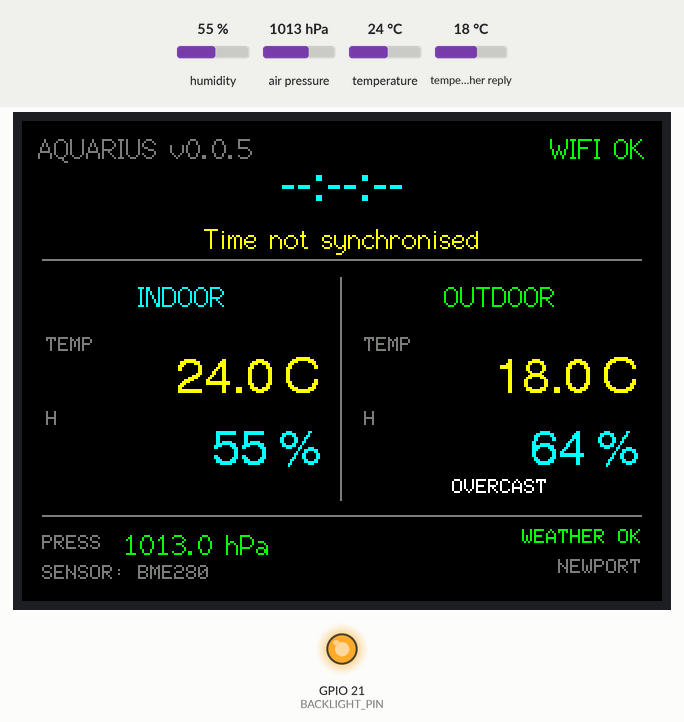
Bench run of a sketch on a simulated ESP32. Shown: 320×240 colour display, output pins drawn as LEDs (lit = HIGH). Wiring (inferred from the names in the program): BME280 sensor at I2C address 0x76. Inputs (shaded band) come from the test bench; at power-on: humidity 55 %, air pressure 1013 hPa, temperature 24 °C, temperature in the weather reply 18 °C. WiFi joins after 1.5 s; servers stay silent unless stated; the local clock reads 2024-03-15 10:24:30 at power-on unless the sketch sets it; web services answer with replies made up by the test bench; what the sketch prints to the serial monitor is not drawn.

Above: at 12.7 s.
12.8 s: humidity set to 22 %
At 14.9 s:
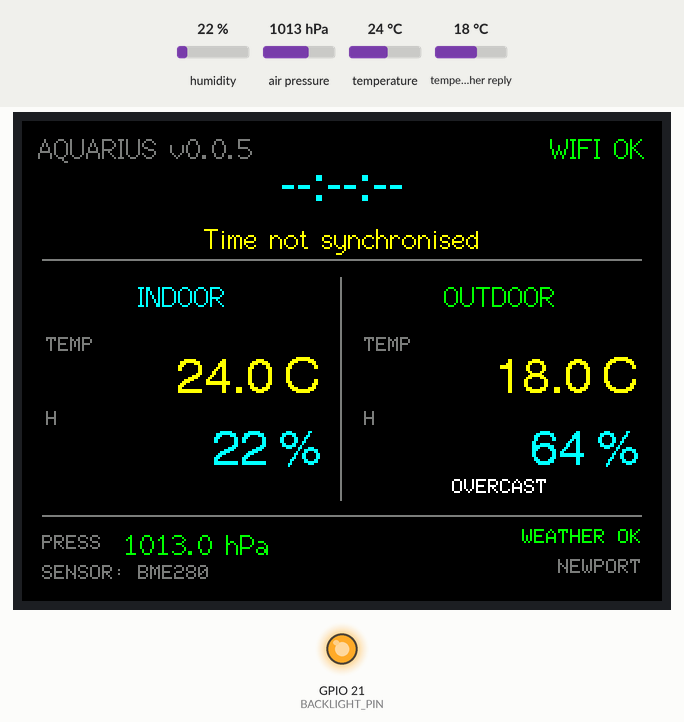
15.8 s: air pressure set to 952 hPa
At 18.0 s:
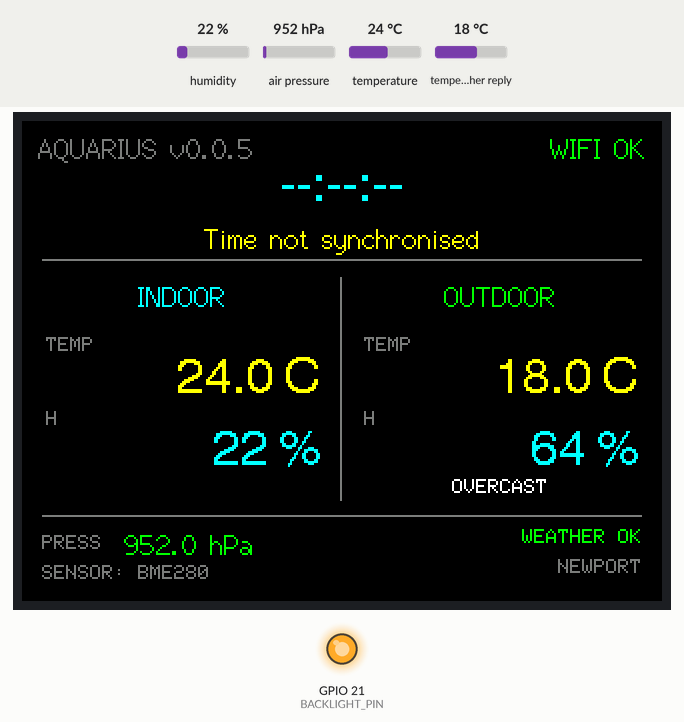
18.8 s: temperature set to 12 °C
At 19.9 s:
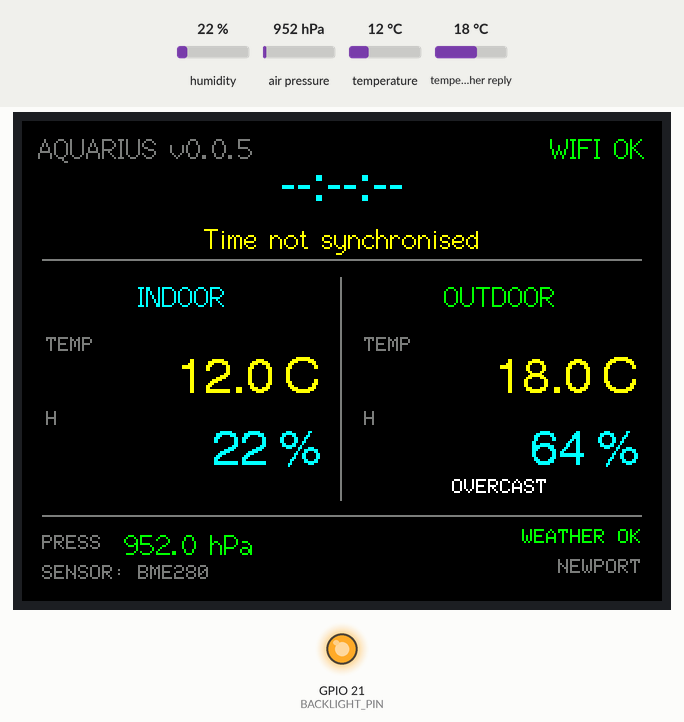
21.8 s: humidity set to 40 %
At 24.9 s:
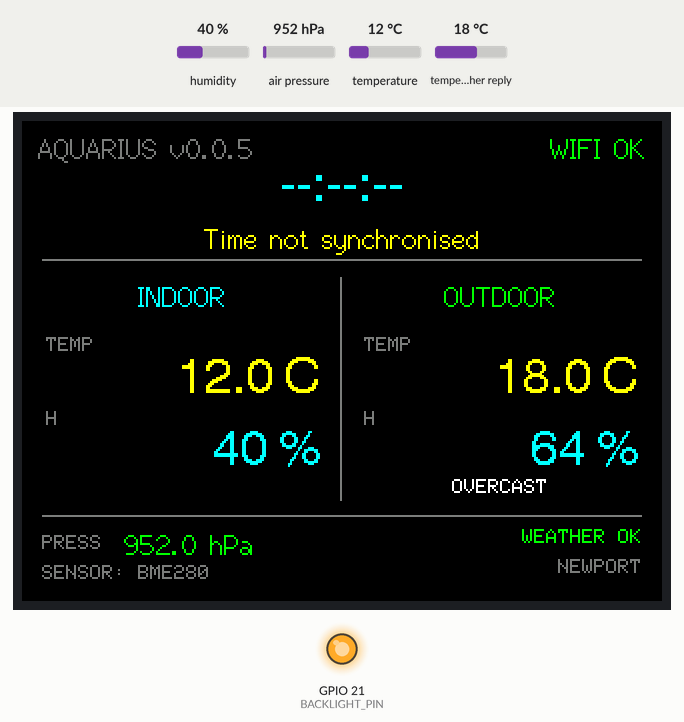
25.5 s: air pressure set to 975 hPa
Timing chart, 0 to 28.5 s (numbered marks = the images above; inputs shaded):
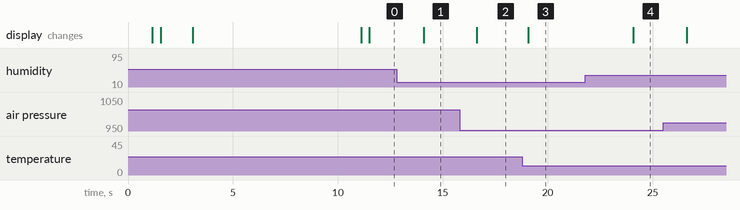

The sketch:

Aquarius_v0.0.5.ino
```cpp
/*
 * Aquarius v0.0.5 — Open-Meteo outdoor weather
 *
 * Adds:
 *   - current outdoor temperature
 *   - current outdoor humidity
 *   - WMO weather condition
 *   - indoor/outdoor dashboard
 *
 * Open-Meteo location is configured in AquariusConfig.h.
 */

#include <Arduino.h>
#include <TFT_eSPI.h>

#include "AquariusConfig.h"
#include "IndoorSensor.h"
#include "TimeService.h"
#include "WeatherService.h"

namespace {

constexpr uint8_t I2C_SDA_PIN = 22;
constexpr uint8_t I2C_SCL_PIN = 27;
constexpr uint8_t BACKLIGHT_PIN = 21;

TFT_eSPI tft;
IndoorSensor indoorSensor;
TimeService timeService;
WeatherService weatherService;

unsigned long lastSensorUpdateMs = 0;
unsigned long lastClockUpdateMs = 0;

void initialiseDisplay() {
  pinMode(BACKLIGHT_PIN, OUTPUT);
  digitalWrite(BACKLIGHT_PIN, HIGH);

  tft.init();
  tft.setRotation(1);
  tft.fillScreen(TFT_BLACK);
}

void drawBootLine(const String& text, int y, uint16_t colour) {
  tft.setTextDatum(MC_DATUM);
  tft.setTextColor(colour, TFT_BLACK);
  tft.fillRect(10, y - 10, 300, 22, TFT_BLACK);
  tft.drawString(text, 160, y, 2);
}

void drawBootScreen() {
  tft.fillScreen(TFT_BLACK);
  tft.setTextDatum(MC_DATUM);

  tft.setTextColor(TFT_CYAN, TFT_BLACK);
  tft.drawString("AQUARIUS", 160, 48, 4);

  tft.setTextColor(TFT_WHITE, TFT_BLACK);
  tft.drawString("Indoor + Outdoor Weather", 160, 83, 2);

  tft.setTextColor(TFT_DARKGREY, TFT_BLACK);
  tft.drawString("v0.0.5", 160, 108, 2);

  drawBootLine("Initialising sensors...", 148, TFT_LIGHTGREY);
}

void drawMainFrame() {
  tft.fillScreen(TFT_BLACK);

  tft.drawFastHLine(10, 69, 300, TFT_DARKGREY);
  tft.drawFastVLine(159, 78, 112, TFT_DARKGREY);
  tft.drawFastHLine(10, 197, 300, TFT_DARKGREY);

  tft.setTextDatum(MC_DATUM);

  tft.setTextColor(TFT_CYAN, TFT_BLACK);
  tft.drawString("INDOOR", 80, 88, 2);

  tft.setTextColor(TFT_GREEN, TFT_BLACK);
  tft.drawString("OUTDOOR", 239, 88, 2);

  tft.setTextDatum(TL_DATUM);
  tft.setTextColor(TFT_DARKGREY, TFT_BLACK);
  tft.drawString("TEMP", 12, 108, 1);
  tft.drawString("HUM", 12, 145, 1);

  tft.drawString("TEMP", 171, 108, 1);
  tft.drawString("HUM", 171, 145, 1);
}

void drawHeader() {
  const ClockReading& clock = timeService.reading();

  tft.fillRect(0, 0, 320, 67, TFT_BLACK);

  tft.setTextDatum(TL_DATUM);
  tft.setTextColor(TFT_DARKGREY, TFT_BLACK);
  tft.drawString("AQUARIUS v0.0.5", 8, 6, 2);

  tft.setTextDatum(TR_DATUM);
  tft.setTextColor(
      timeService.wifiConnected() ? TFT_GREEN : TFT_RED,
      TFT_BLACK);
  tft.drawString(
      timeService.wifiConnected() ? "WIFI OK" : "WIFI --",
      312,
      6,
      2);

  tft.setTextDatum(MC_DATUM);
  tft.setTextColor(TFT_CYAN, TFT_BLACK);
  tft.drawString(clock.timeText, 160, 34, 4);

  tft.setTextColor(
      clock.valid ? TFT_WHITE : TFT_YELLOW,
      TFT_BLACK);
  tft.drawString(clock.dateText, 160, 59, 2);
}

void drawIndoor() {
  const IndoorReading& r = indoorSensor.reading();

  tft.fillRect(18, 118, 133, 66, TFT_BLACK);
  tft.setTextDatum(TR_DATUM);

  tft.setTextColor(
      r.temperatureValid ? TFT_YELLOW : TFT_DARKGREY,
      TFT_BLACK);
  tft.drawString(
      r.temperatureValid
          ? String(r.temperatureC, 1) + " C"
          : "--.- C",
      149,
      117,
      4);

  tft.setTextColor(
      r.humidityValid ? TFT_CYAN : TFT_DARKGREY,
      TFT_BLACK);
  tft.drawString(
      r.humidityValid
          ? String(r.humidityPct, 0) + " %"
          : "-- %",
      149,
      153,
      4);
}

void drawOutdoor() {
  const OutdoorReading& r = weatherService.reading();

  tft.fillRect(177, 118, 133, 68, TFT_BLACK);
  tft.setTextDatum(TR_DATUM);

  tft.setTextColor(
      r.valid ? TFT_YELLOW : TFT_DARKGREY,
      TFT_BLACK);
  tft.drawString(
      r.valid
          ? String(r.temperatureC, 1) + " C"
          : "--.- C",
      308,
      117,
      4);

  tft.setTextColor(
      r.valid ? TFT_CYAN : TFT_DARKGREY,
      TFT_BLACK);
  tft.drawString(
      r.valid
          ? String(r.humidityPct, 0) + " %"
          : "-- %",
      308,
      153,
      4);

  tft.setTextDatum(MC_DATUM);
  tft.setTextColor(
      r.valid ? TFT_WHITE : TFT_DARKGREY,
      TFT_BLACK);
  tft.drawString(
      r.valid ? r.conditionText : "WAITING...",
      239,
      183,
      1);
}

void drawFooter() {
  const IndoorReading& indoor = indoorSensor.reading();
  const OutdoorReading& outdoor = weatherService.reading();

  tft.fillRect(0, 200, 320, 40, TFT_BLACK);

  // Pressure remains an indoor/barometric measurement.
  tft.setTextDatum(TL_DATUM);
  tft.setTextColor(TFT_DARKGREY, TFT_BLACK);
  tft.drawString("PRESS", 10, 207, 1);

  tft.setTextColor(
      indoor.pressureValid ? TFT_GREEN : TFT_DARKGREY,
      TFT_BLACK);
  tft.drawString(
      indoor.pressureValid
          ? String(indoor.pressureHpa, 1) + " hPa"
          : "---- hPa",
      51,
      204,
      2);

  tft.setTextDatum(TR_DATUM);
  tft.setTextColor(
      outdoor.valid && !weatherService.isStale()
          ? TFT_GREEN
          : TFT_YELLOW,
      TFT_BLACK);
  tft.drawString(weatherService.statusText(), 310, 204, 1);

  tft.setTextColor(TFT_DARKGREY, TFT_BLACK);
  tft.drawString(AQUARIUS_LOCATION_NAME, 310, 219, 1);

  tft.setTextDatum(TL_DATUM);
  tft.setTextColor(TFT_DARKGREY, TFT_BLACK);
  tft.drawString(
      String("SENSOR: ") + indoorSensor.barometricName(),
      10,
      222,
      1);
}

void printStatus() {
  const IndoorReading& indoor = indoorSensor.reading();
  const OutdoorReading& outdoor = weatherService.reading();

  Serial.println("----------------------------------------");
  Serial.printf("Wi-Fi             : %s\n",
                timeService.wifiConnected() ? "connected" : "disconnected");
  Serial.printf("Indoor sensor     : %s\n",
                indoorSensor.barometricName());

  if (indoor.temperatureValid) {
    Serial.printf("Indoor temperature: %.2f C [%s]\n",
                  indoor.temperatureC,
                  indoor.temperatureSource);
  }

  if (indoor.humidityValid) {
    Serial.printf("Indoor humidity   : %.2f %%RH [%s]\n",
                  indoor.humidityPct,
                  indoor.humiditySource);
  } else {
    Serial.println("Indoor humidity   : unavailable");
  }

  if (indoor.pressureValid) {
    Serial.printf("Indoor pressure   : %.2f hPa [%s]\n",
                  indoor.pressureHpa,
                  indoor.pressureSource);
  }

  if (outdoor.valid) {
    Serial.printf("Outdoor temp      : %.2f C\n", outdoor.temperatureC);
    Serial.printf("Outdoor humidity  : %.0f %%RH\n", outdoor.humidityPct);
    Serial.printf("Outdoor condition : %s (WMO %d)\n",
                  outdoor.conditionText,
                  outdoor.weatherCode);
    Serial.printf("Outdoor wind      : %.1f km/h\n",
                  outdoor.windSpeedKmh);
  } else {
    Serial.println("Outdoor weather   : unavailable");
  }
}

}  // namespace

void setup() {
  Serial.begin(115200);
  delay(800);

  Serial.println();
  Serial.println("========================================");
  Serial.println(" AQUARIUS v0.0.5");
  Serial.println(" Open-Meteo outdoor weather build");
  Serial.println("========================================");

  initialiseDisplay();
  drawBootScreen();

  indoorSensor.begin(Wire, I2C_SDA_PIN, I2C_SCL_PIN);

  drawBootLine(
      String("Sensor: ") + indoorSensor.barometricName(),
      148,
      indoorSensor.hasAnySensor() ? TFT_GREEN : TFT_RED);

  delay(400);
  drawBootLine("Connecting Wi-Fi...", 175, TFT_LIGHTGREY);
  timeService.begin();

  drawBootLine(
      timeService.wifiConnected()
          ? "Wi-Fi connected"
          : "Wi-Fi unavailable",
      175,
      timeService.wifiConnected() ? TFT_GREEN : TFT_RED);

  const unsigned long syncStart = millis();
  while (!timeService.timeValid() &&
         millis() - syncStart < 8000UL) {
    timeService.update();
    delay(250);
  }

  drawBootLine("Fetching outdoor weather...", 202, TFT_LIGHTGREY);
  weatherService.begin();

  drawMainFrame();
  drawHeader();
  drawIndoor();
  drawOutdoor();
  drawFooter();
  printStatus();

  lastSensorUpdateMs = millis();
  lastClockUpdateMs = millis();
}

void loop() {
  const unsigned long now = millis();

  if (now - lastClockUpdateMs >= AQUARIUS_CLOCK_INTERVAL_MS) {
    lastClockUpdateMs = now;
    timeService.update();
    weatherService.update();
    drawHeader();
  }

  if (now - lastSensorUpdateMs >= AQUARIUS_SENSOR_INTERVAL_MS) {
    lastSensorUpdateMs = now;

    indoorSensor.update();
    drawIndoor();
    drawOutdoor();
    drawFooter();
    printStatus();
  }
}
```

IndoorSensor.cpp
```cpp
#include "IndoorSensor.h"

namespace {
constexpr uint8_t CHIP_ID_REGISTER = 0xD0;
}

IndoorSensor::IndoorSensor()
#if AQUARIUS_ENABLE_DHT
    : dht_(AQUARIUS_DHT_PIN, DHT22)
#endif
{
}

bool IndoorSensor::begin(TwoWire& wire, uint8_t sdaPin, uint8_t sclPin) {
  wire_ = &wire;
  wire_->begin(sdaPin, sclPin);
  wire_->setClock(100000);

  const bool baroFound = beginBarometric();

#if AQUARIUS_ENABLE_DHT
  dht_.begin();
  delay(2100);
  readDht();
#endif

  update();
  return baroFound || dhtResponding_;
}

bool IndoorSensor::update() {
  readBarometric();

#if AQUARIUS_ENABLE_DHT
  readDht();
#endif

  combineReadings();

  return reading_.temperatureValid ||
         reading_.humidityValid ||
         reading_.pressureValid;
}

const char* IndoorSensor::barometricName() const {
  switch (barometricType_) {
    case BarometricSensorType::BME280: return "BME280";
    case BarometricSensorType::BMP280: return "BMP280";
    default: return "NONE";
  }
}

bool IndoorSensor::hasAnySensor() const {
  return barometricType_ != BarometricSensorType::None || dhtResponding_;
}

bool IndoorSensor::dhtEnabled() const {
#if AQUARIUS_ENABLE_DHT
  return true;
#else
  return false;
#endif
}

bool IndoorSensor::beginBarometric() {
  return beginBarometricAt(0x76) || beginBarometricAt(0x77);
}

bool IndoorSensor::beginBarometricAt(uint8_t address) {
  if (!addressResponds(address)) {
    return false;
  }

  const uint8_t id = readRegister(address, CHIP_ID_REGISTER);
  Serial.printf("I2C device 0x%02X reports chip ID 0x%02X\n", address, id);

  if (id == 0x60 && bme_.begin(address, wire_)) {
    barometricType_ = BarometricSensorType::BME280;
    barometricAddress_ = address;
    return true;
  }

  if ((id == 0x56 || id == 0x57 || id == 0x58) && bmp_.begin(address)) {
    barometricType_ = BarometricSensorType::BMP280;
    barometricAddress_ = address;
    return true;
  }

  return false;
}

uint8_t IndoorSensor::readRegister(uint8_t address, uint8_t reg) {
  wire_->beginTransmission(address);
  wire_->write(reg);

  if (wire_->endTransmission(false) != 0) {
    return 0xFF;
  }

  if (wire_->requestFrom((int)address, 1, true) != 1) {
    return 0xFF;
  }

  return wire_->available() ? wire_->read() : 0xFF;
}

bool IndoorSensor::addressResponds(uint8_t address) {
  wire_->beginTransmission(address);
  return wire_->endTransmission() == 0;
}

void IndoorSensor::readBarometric() {
  baroTemperatureC_ = NAN;
  baroHumidityPct_ = NAN;
  baroPressureHpa_ = NAN;

  if (barometricType_ == BarometricSensorType::BME280) {
    baroTemperatureC_ = bme_.readTemperature();
    baroHumidityPct_ = bme_.readHumidity();
    baroPressureHpa_ = bme_.readPressure() / 100.0F;
  } else if (barometricType_ == BarometricSensorType::BMP280) {
    baroTemperatureC_ = bmp_.readTemperature();
    baroPressureHpa_ = bmp_.readPressure() / 100.0F;
  }
}

void IndoorSensor::readDht() {
#if AQUARIUS_ENABLE_DHT
  dhtTemperatureC_ = dht_.readTemperature();
  dhtHumidityPct_ = dht_.readHumidity();
  dhtResponding_ =
      !isnan(dhtTemperatureC_) &&
      !isnan(dhtHumidityPct_);
#else
  dhtTemperatureC_ = NAN;
  dhtHumidityPct_ = NAN;
  dhtResponding_ = false;
#endif
}

void IndoorSensor::combineReadings() {
  reading_ = IndoorReading();

  if (barometricType_ == BarometricSensorType::BME280) {
    if (!isnan(baroTemperatureC_)) {
      reading_.temperatureC = baroTemperatureC_;
      reading_.temperatureValid = true;
      reading_.temperatureSource = "BME280";
    }

    if (!isnan(baroHumidityPct_)) {
      reading_.humidityPct = baroHumidityPct_;
      reading_.humidityValid = true;
      reading_.humiditySource = "BME280";
    }

    if (!isnan(baroPressureHpa_)) {
      reading_.pressureHpa = baroPressureHpa_;
      reading_.pressureValid = true;
      reading_.pressureSource = "BME280";
    }

    return;
  }

  if (dhtResponding_) {
    reading_.temperatureC = dhtTemperatureC_;
    reading_.temperatureValid = true;
    reading_.temperatureSource = "DHT22";

    reading_.humidityPct = dhtHumidityPct_;
    reading_.humidityValid = true;
    reading_.humiditySource = "DHT22";
  } else if (!isnan(baroTemperatureC_)) {
    reading_.temperatureC = baroTemperatureC_;
    reading_.temperatureValid = true;
    reading_.temperatureSource = "BMP280";
  }

  if (!isnan(baroPressureHpa_)) {
    reading_.pressureHpa = baroPressureHpa_;
    reading_.pressureValid = true;
    reading_.pressureSource = "BMP280";
  }
}
```

IndoorSensor.h
```cpp
#pragma once

#include <Arduino.h>
#include <Wire.h>
#include <Adafruit_BME280.h>
#include <Adafruit_BMP280.h>
#include "AquariusConfig.h"

#if AQUARIUS_ENABLE_DHT
#include <DHT.h>
#endif

enum class BarometricSensorType : uint8_t { None, BME280, BMP280 };

struct IndoorReading {
  float temperatureC = NAN;
  float humidityPct = NAN;
  float pressureHpa = NAN;

  bool temperatureValid = false;
  bool humidityValid = false;
  bool pressureValid = false;

  const char* temperatureSource = "NONE";
  const char* humiditySource = "NONE";
  const char* pressureSource = "NONE";
};

class IndoorSensor {
 public:
  IndoorSensor();

  bool begin(TwoWire& wire, uint8_t sdaPin, uint8_t sclPin);
  bool update();

  const IndoorReading& reading() const { return reading_; }

  BarometricSensorType barometricType() const { return barometricType_; }
  const char* barometricName() const;
  uint8_t barometricAddress() const { return barometricAddress_; }

  bool hasAnySensor() const;
  bool dhtEnabled() const;
  bool dhtResponding() const { return dhtResponding_; }

 private:
  bool beginBarometric();
  bool beginBarometricAt(uint8_t address);
  uint8_t readRegister(uint8_t address, uint8_t reg);
  bool addressResponds(uint8_t address);

  void readBarometric();
  void readDht();
  void combineReadings();

  TwoWire* wire_ = nullptr;

  Adafruit_BME280 bme_;
  Adafruit_BMP280 bmp_;

#if AQUARIUS_ENABLE_DHT
  DHT dht_;
#endif

  BarometricSensorType barometricType_ = BarometricSensorType::None;
  uint8_t barometricAddress_ = 0;
  bool dhtResponding_ = false;

  float baroTemperatureC_ = NAN;
  float baroHumidityPct_ = NAN;
  float baroPressureHpa_ = NAN;

  float dhtTemperatureC_ = NAN;
  float dhtHumidityPct_ = NAN;

  IndoorReading reading_;
};
```

Secrets.example.h
```cpp
#pragma once

#define AQUARIUS_WIFI_SSID "YOUR_WIFI_NAME"
#define AQUARIUS_WIFI_PASSWORD "YOUR_WIFI_PASSWORD"
```

TimeService.cpp
```cpp
#include "TimeService.h"

#include <time.h>

#include "AquariusConfig.h"
#include "Secrets.h"

void TimeService::begin() {
  WiFi.mode(WIFI_STA);
  WiFi.setAutoReconnect(true);

  connectWiFi();

  if (wifiConnected()) {
    configureNtp();
  }

  refreshLocalTime();
}

bool TimeService::connectWiFi() {
  if (wifiConnected()) {
    return true;
  }

  Serial.printf("Connecting to Wi-Fi: %s\n", AQUARIUS_WIFI_SSID);

  WiFi.begin(AQUARIUS_WIFI_SSID, AQUARIUS_WIFI_PASSWORD);

  const unsigned long start = millis();

  while (!wifiConnected() &&
         millis() - start < AQUARIUS_WIFI_CONNECT_TIMEOUT_MS) {
    delay(250);
    Serial.print('.');
  }

  Serial.println();

  if (wifiConnected()) {
    Serial.printf("Wi-Fi connected. IP: %s\n",
                  WiFi.localIP().toString().c_str());

    if (!ntpConfigured_) {
      configureNtp();
    }

    return true;
  }

  Serial.println("Wi-Fi connection timed out.");
  return false;
}

void TimeService::maintainWiFi() {
  if (wifiConnected()) {
    return;
  }

  const unsigned long now = millis();

  if (now - lastWifiRetryMs_ >= AQUARIUS_WIFI_RETRY_INTERVAL_MS) {
    lastWifiRetryMs_ = now;
    connectWiFi();
  }
}

void TimeService::configureNtp() {
  /*
   * configTzTime configures SNTP and the local POSIX timezone.
   * AQUARIUS_TZ handles GMT/BST automatically.
   */
  configTzTime(
      AQUARIUS_TZ,
      AQUARIUS_NTP_1,
      AQUARIUS_NTP_2,
      AQUARIUS_NTP_3);

  ntpConfigured_ = true;

  Serial.printf("NTP configured. TZ=%s\n", AQUARIUS_TZ);
}

void TimeService::update() {
  maintainWiFi();
  refreshLocalTime();
}

bool TimeService::refreshLocalTime() {
  struct tm timeinfo;

  if (!getLocalTime(&timeinfo, 50)) {
    reading_.valid = false;
    strlcpy(reading_.timeText, "--:--:--", sizeof(reading_.timeText));
    strlcpy(
        reading_.dateText,
        "Waiting for NTP...",
        sizeof(reading_.dateText));
    return false;
  }

  // Reject obviously-unsynchronised epoch-derived dates.
  if (timeinfo.tm_year + 1900 < 2025) {
    reading_.valid = false;
    return false;
  }

  reading_.valid = true;
  reading_.hour = timeinfo.tm_hour;
  reading_.minute = timeinfo.tm_min;
  reading_.second = timeinfo.tm_sec;
  reading_.day = timeinfo.tm_mday;
  reading_.month = timeinfo.tm_mon + 1;
  reading_.year = timeinfo.tm_year + 1900;

  strftime(
      reading_.timeText,
      sizeof(reading_.timeText),
      "%H:%M:%S",
      &timeinfo);

  strftime(
      reading_.dateText,
      sizeof(reading_.dateText),
      "%a %d %b %Y",
      &timeinfo);

  return true;
}

bool TimeService::wifiConnected() const {
  return WiFi.status() == WL_CONNECTED;
}

bool TimeService::timeValid() const {
  return reading_.valid;
}

const char* TimeService::wifiStatusText() const {
  return wifiConnected() ? "WIFI OK" : "WIFI --";
}
```

TimeService.h
```cpp
#pragma once

#include <Arduino.h>
#include <WiFi.h>

struct ClockReading {
  bool valid = false;
  int hour = 0;
  int minute = 0;
  int second = 0;
  int day = 0;
  int month = 0;
  int year = 0;

  char timeText[9] = "--:--:--";
  char dateText[32] = "Time not synchronised";
};

class TimeService {
 public:
  void begin();
  void update();

  bool connectWiFi();
  void maintainWiFi();

  bool wifiConnected() const;
  bool timeValid() const;
  const ClockReading& reading() const { return reading_; }

  const char* wifiStatusText() const;

 private:
  void configureNtp();
  bool refreshLocalTime();

  ClockReading reading_;
  unsigned long lastWifiRetryMs_ = 0;
  bool ntpConfigured_ = false;
};
```

Source omitted: WeatherService.cpp (4255 bytes), WeatherService.h (817 bytes), AquariusConfig.h (1115 bytes)

Measured:
- after the input at 12.8 s, the display: changes after 1.3 s (image 1)
- after the input at 15.8 s, the display: changes after 0.82 s (image 2)
- after the input at 18.8 s, the display: changes after 0.28 s (image 3)
- after the input at 21.8 s, the display: changes after 2.3 s (image 4)
